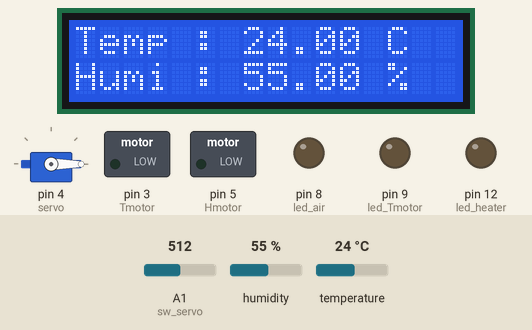
This sketch was run on a simulated Arduino Uno, built with avr-gcc and run on an emulated ATmega328P. Parts: 16×2 character LCD, servo, switched loads named in the sketch (green lamp = pin HIGH), output pins drawn as LEDs (lit = HIGH). Inputs (shaded band) come from the test bench; at power-on: temperature 24 °C, humidity 55 %, A1 (sw_servo) = 512.

Above: at 1.2 s.
1.3 s: temperature set to 29 °C
At 9.8 s:
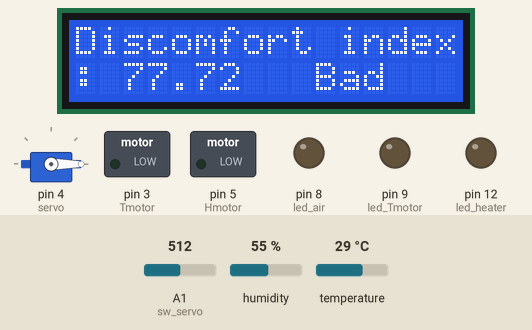
13.3 s: temperature set to 32 °C
At 21.7 s:
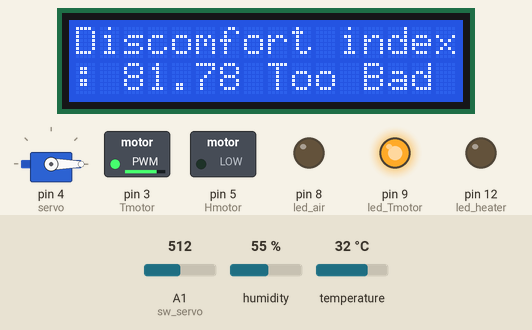
25.3 s: temperature set to 9 °C
At 34.9 s:
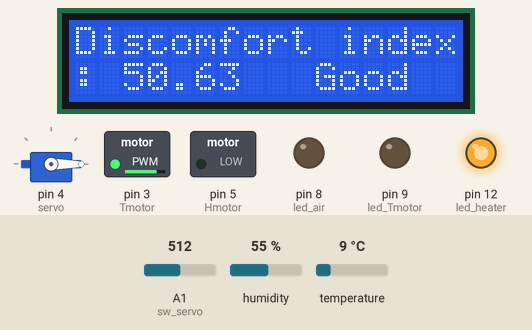
37.3 s: humidity set to 59 %
At 44.1 s:
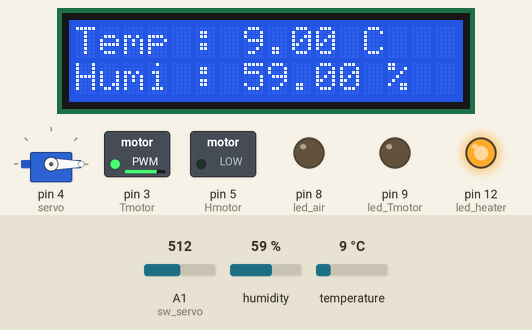
47.3 s: humidity set to 62 %
At 50.2 s:
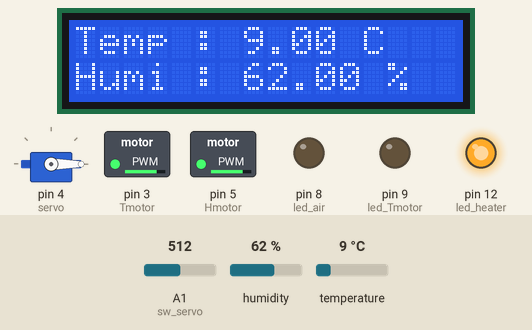
59.3 s: temperature set to 11 °C
At 62.1 s:
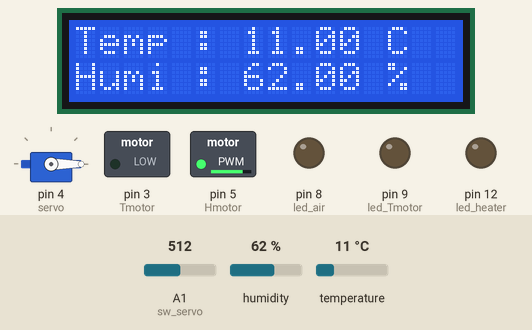
Timing chart, 0 to 63.6 s (numbered marks = the images above; inputs shaded):
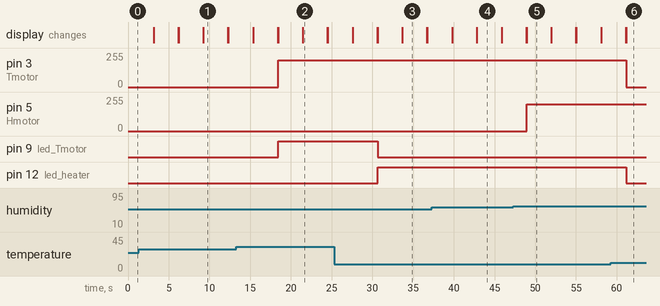

The sketch:

arduino_code.ino
```cpp
#include <Wire.h>
#include <LiquidCrystal_I2C.h>
#include <DHT11.h>
#include<Servo.h>

LiquidCrystal_I2C lcd(0x3F,16,2);      //LCD 설정
Servo servo;        // servo객체 생성
int angle = 0;      // 초기 각도 = 0

int Tmotor = 3;        //Temp모터는 3번핀
int Hmotor = 5;       // Humi모터는 5번핀

int led_air = 8;      // 공기청정기 led는 8번
int led_Tmotor = 9;   // Tmotor(에어컨)led는 9번
int led_heater = 12;  // heater led는 12번

int sw_servo = A1;     // servo switch는 7번핀

int pin=2;
DHT11 dht11(pin);   // dht는 2번핀

int err;
float Temp, Humi;   //온,습도
float index;        //불쾌지수

void setup()
{
  lcd.init();
  lcd.backlight();
  lcd.display();         // lcd 리셋 및 불을 킴
  servo.attach(4);       // servo는 4번
  servo.write(0);        // servo 초기값 0
  Serial.begin(9600);

  pinMode(Tmotor,OUTPUT);     // Tmotor 3번핀 output
  pinMode(Hmotor,OUTPUT);     // Hmotor 5번핀 output


  pinMode(led_air,OUTPUT);   // led_air 8번핀 output
  pinMode(led_Tmotor,OUTPUT); // led_Tmotor 9번핀 output
  pinMode(led_heater,OUTPUT); // led_heater 12번핀 output

}

void servofunc() {                            // 기본적인 자동 제어

//servo motor 조작
    char in_data;

    int swVal = analogRead(sw_servo);          // sw_servo를 analog input으로 swVal에 저장

    if(swVal > 950)                           // switch HIGH 이면
    {
    if(Serial.available())                     //시리얼 모니터에 데이터가 입력되면
    {
    in_data = Serial.read();                   //시리얼모니터로 입력된 데이터 in_data로 저장
    if(in_data == '1' || in_data == '2')        //입력된 데이터가 1,2이라면
    {
      angle = 90;                                   //각도를 90도 증가시킨다.
      digitalWrite(led_air,LOW);                    //led_air LOW -> 미세먼지 농도가 좋으면 창문을 열고 공기청정기를 끈다.

    }
    else if(in_data!='1' && in_data!='2' && in_data!='\n')           //그외의 데이터가 입력되면
    {
      angle = 0;                                          //각도를 0으로 초기화
      digitalWrite(led_air,HIGH);                        // led_air high -> 미세먼지 농도가 안좋으면 창문을 닫고 공기청정기를 킨다.
    }
    servo.write(angle);                                  // angle 값의 각도로 회전
    }
    }

    else if(swVal <= 950)                              // switch LOW 이면
    {

      angle = 0;                                      // 각도를 0으로 초기화
      digitalWrite(led_air,LOW);                      // led_air low -> 스위치를 끄면 공기청정기를 끄고 창문을 닫는다.

      servo.write(angle);                            // angle 값의 각도로 회전.
    }


// 온도에 따른 motor, led 조작
   if (Temp > 30 & Temp <= 32)
      {
      analogWrite(Tmotor,200);
      digitalWrite(led_Tmotor,HIGH);
      digitalWrite(led_heater,LOW);
      }
    else if (Temp > 32)
      {
      analogWrite(Tmotor,255);
      digitalWrite(led_Tmotor,HIGH);
      digitalWrite(led_heater,LOW);
      }
    else if (Temp < 10)
    {
      digitalWrite(led_Tmotor,LOW);
      digitalWrite(led_heater,HIGH);
    }

    else
      {
      analogWrite(Tmotor,0);
      digitalWrite(led_Tmotor,LOW);
      digitalWrite(led_heater,LOW);
      }


// 습도에 따른 motor, led 조작
   if (Humi >60 & Humi <= 80)
   {
    analogWrite(Hmotor,200);
   }
   else if (Humi > 80)
   {
    analogWrite(Hmotor,255);
   }
   else
   {
    analogWrite(Hmotor,0);
   }

 }


void loop(){

// lcd에 온도, 습도 표시
  if((err=dht11.read(Humi, Temp))==0)
  {

    lcd.setCursor(0,0);
    lcd.print("Temp : ");
    lcd.print(Temp);
    lcd.print(" C  ");

    lcd.setCursor(0,1);
    lcd.print("Humi : ");
    lcd.print(Humi);
    lcd.print(" %  ");

  }
  else
  {
    lcd.setCursor(0,0);
    lcd.print("ERROR NO.: dht11");
    lcd.setCursor(0,1);
    lcd.print("                ");
  }


   int i;
   for(i=0; i < 30; i++)           // delay 3초
   {
    servofunc();
    delay(100);
   }

// lcd에 불쾌지수 표시
    index = 1.8*Temp-0.55*(1-Humi/100)*(1.8*Temp-26)+32;       // 불쾌지수 공식

    lcd.setCursor(0,0);
    lcd.print("Discomfort index");

    lcd.setCursor(0,1);
    lcd.print(": ");
    lcd.print(index);
    if(index < 68)
    {
      lcd.setCursor(7,1);
      lcd.print("   Good  ");
    }
    else if(index > 68 && index < 75)
    {
      lcd.setCursor(7,1);
      lcd.print("  Normal ");
    }
    else if(index >= 75 && index <80)
    {
      lcd.setCursor(7,1);
      lcd.print("   Bad   ");
    }
    else
    {
      lcd.setCursor(7,1);
      lcd.print(" Too Bad ");
    }


   for(i=0; i < 30; i++)            // delay 3초
   {
    servofunc();
    delay(100);
   }

 lcd.clear();
}
```

Measured:
- the behaviour switches between 30 and 31 °C on temperature (found by bisection; images 1 and 2)
- the behaviour switches between 60 and 61 % on humidity (found by bisection; images 4 and 5)
- the behaviour switches between 9 and 10 °C on temperature (found by bisection; images 5 and 6)
- after the input at 13.3 s, pin 3 (Tmotor): 0/255 → 200/255 after 5.1 s; pin 9 (led_Tmotor): LOW → HIGH after 5.1 s
- after the input at 25.3 s, pin 9 (led_Tmotor): HIGH → LOW after 5.3 s; pin 12 (led_heater): LOW → HIGH after 5.3 s
- after the input at 47.3 s, pin 5 (Hmotor): 0/255 → 200/255 after 1.6 s
- after the input at 59.3 s, pin 3 (Tmotor): 200/255 → 0/255 after 1.9 s; pin 12 (led_heater): HIGH → LOW after 1.9 s
